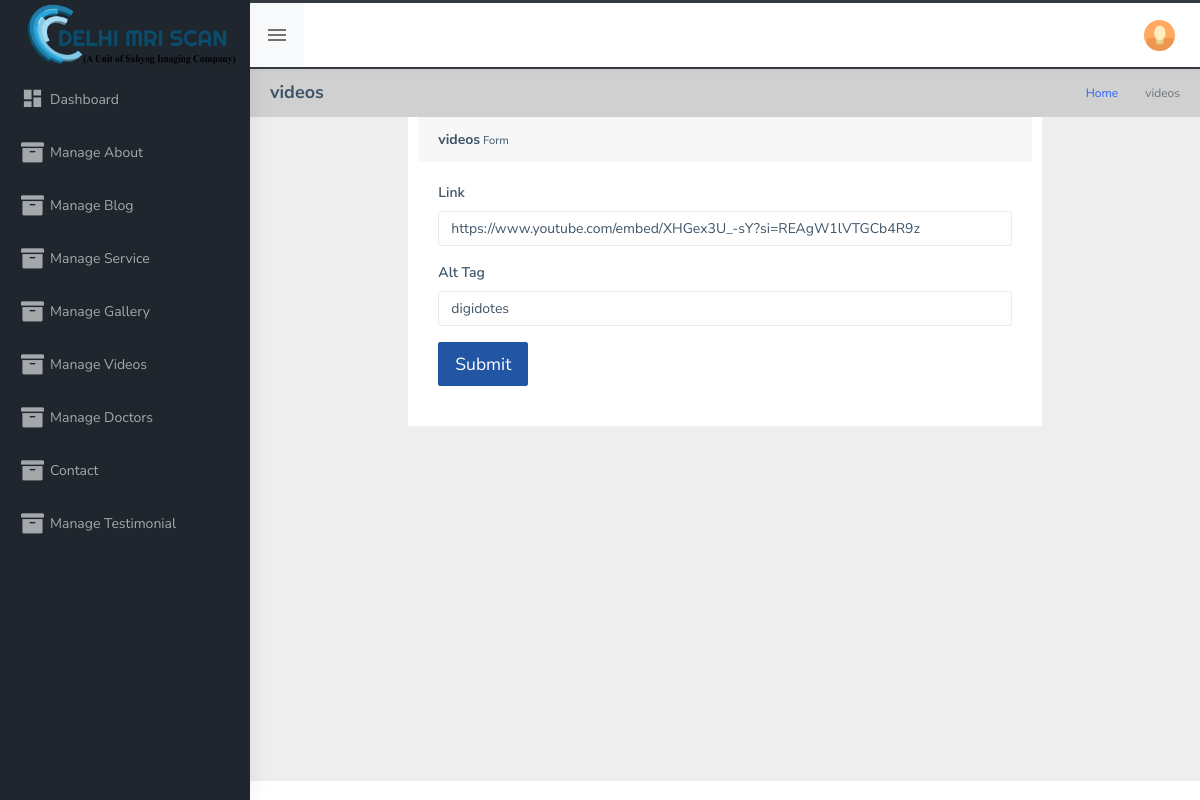
Before: /admin/html/videos.php?id=3 (signed in) with the older database file.
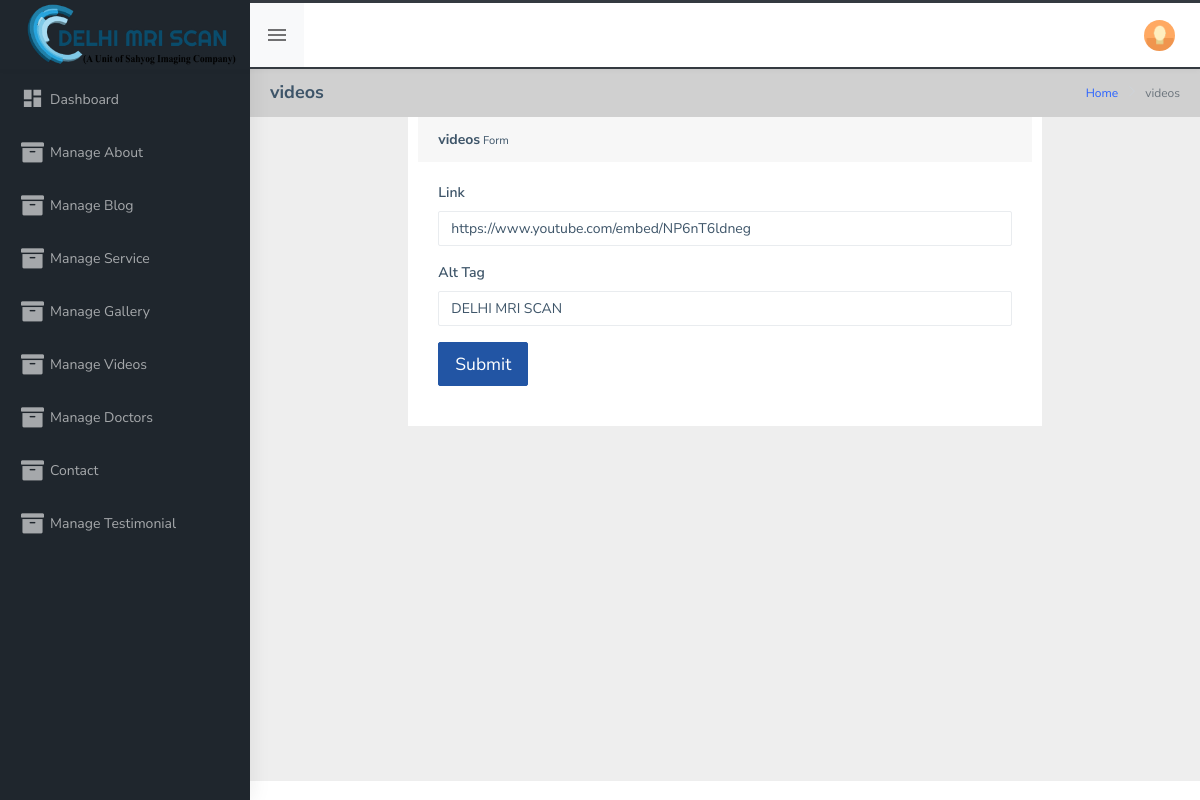
After: the same page with the newer database file.
### tables this page shows
CREATE TABLE `videos` (
  `id` int(11) NOT NULL,
  `youtube` text NOT NULL,
  `youtubeb_alt_tag` text NOT NULL,
  `status` int(11) NOT NULL DEFAULT 1
);

### admin/include/functions.inc.php (called while the page is built, shortened)
<?php
function get_safe_value($con,$str){
	if($str!=''){
		$str=trim($str);
		return mysqli_real_escape_string($con,$str);
	}
}
	?>

### admin/html/videos.php (the view, shortened to what this page needs)
<?php
require('../include/top.inc.php');
$youtube = '';
$youtubeb_alt_tag = '';
if (isset($_GET['id']) && $_GET['id'] != '') {
    $id = get_safe_value($con, $_GET['id']);
    $res = mysqli_query($con, "select * from videos where id='$id'");
    $check = mysqli_num_rows($res);
    if ($check > 0) {
        $row = mysqli_fetch_assoc($res);
        $youtube = $row['youtube'];
        $youtubeb_alt_tag = $row['youtubeb_alt_tag'];
    } else {
        header('location:manage_videos.php');
        die();
    }
}
?>
<?php
include("../include/head.inc.php")
?>
    <div class="page-breadcrumb">
        <div class="row">
            <div class="col-12 d-flex no-block align-items-center">
                <h4 class="page-title">videos</h4>
                <div class="ms-auto text-end">
                    <nav aria-label="breadcrumb">
                        <ol class="breadcrumb">
                            <li class="breadcrumb-item"><a href="index ">Home</a></li>
                            <li class="breadcrumb-item active" aria-current="page">
                            videos
                            </li>
                        </ol>
                    </nav>
                </div>
            </div>
        </div>
    </div>
    <div class="container-fluid" style="
    height: calc(100vh - 120px);">
        <div class="row">
            <div class=" col-md-8 m-auto  bg-white">
                <div class="card">
                    <div class="card-header"><strong>videos</strong><small> Form</small></div>
                    <form method="post" enctype="multipart/form-data">
                        <div class="card-body card-block">
                            <div class="form-group">
                                <label for="youtube" class=" form-control-label">Link</label>
                                <input type="text" name="youtube" placeholder="Enter Link" class="form-control" required value="<?php echo $youtube ?>">
                            </div>
                            <div class="form-group">
                                <label for="youtubeb_alt_tag" class=" form-control-label">Alt Tag</label>
                                <input type="text" name="youtubeb_alt_tag" placeholder="..." class="form-control" required value="<?php echo $youtubeb_alt_tag ?>">
                            </div>
                            <button id="payment-button" name="submit" type="submit" class="btn btn-lg btn-info btn-block">
                                <span id="payment-button-amount">Submit</span>
                            </button>
                        </div>
                    </form>
                </div>
            </div>
        </div>
    </div>
    </div>
</body>
</html>

Changed rows visible on the page:
changed videos: youtube "https://www.youtube.com/embed/XHGex3U_-sY?si=REAgW1lVTGCb4R9z" → "https://www.youtube.com/embed/NP6nT6ldneg"; youtubeb_alt_tag "digidotes" → "DELHI MRI SCAN"
